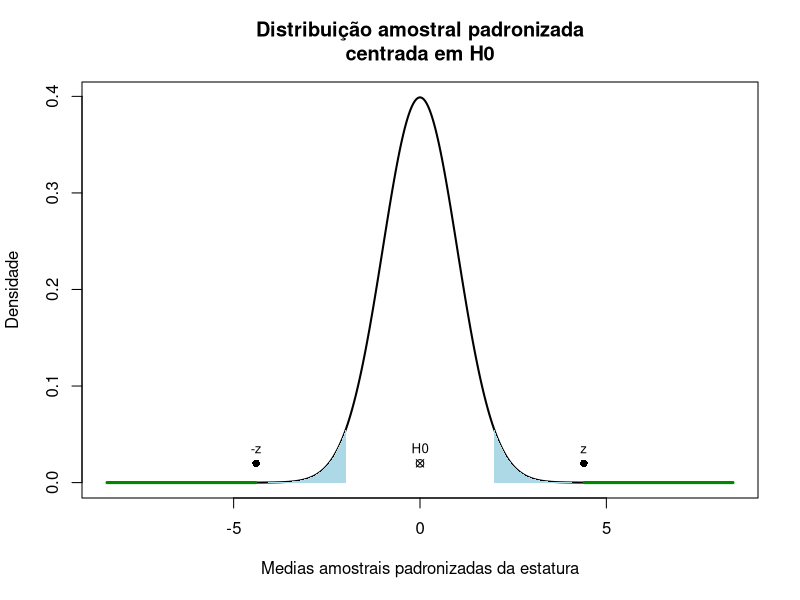

The R source for this figure:
mu <- 173
sigma <- 7
alfa <- 0.05

set.seed(3)
estatura <- rnorm(mean=176, sd=7, n=100)

# estatistica
n <- length(estatura)
media <- mean(estatura)
ep <- sigma / sqrt(n)
z <- (media-mu)/ep

# normal padronizada da populacao
range <- (max(4,abs(z)+4))
xpopp <- seq(-range, range, length.out=1000)
ypopp <- dnorm(xpopp, mean=0, sd=1)
xmin <- min(xpopp)
xmax <- max(xpopp)
ymin <- min(ypopp)
ymax <- max(ypopp)
plot(xpopp, ypopp, 
     main="Distribuição amostral padronizada\ncentrada em H0",
     xlab="Medias amostrais padronizadas da estatura",
     ylab="Densidade",
     xlim=c(xmin,xmax),
     ylim=c(ymin,ymax),
     type="l",
     lwd=2, col="black")
# hachura das caudas
z25 <- abs(qnorm(p=alfa/2, mean=0, sd=1)) # |z| em 2.5%
N95 = round(c(-z25, z25),2)
xesq <- xpopp[which(xpopp<=N95[1])]
yesq <- ypopp[which(xpopp<=N95[1])]
xesq <- c(min(xesq),xesq,max(xesq))
yesq <- c(   0     ,yesq,   0     )
polygon(xesq,yesq,border=NA,col="lightblue")
xdir <- xpopp[which(xpopp>=N95[2])]
ydir <- ypopp[which(xpopp>=N95[2])]
xdir <- c(min(xdir),xdir,max(xdir))
ydir <- c(   0     ,ydir,   0     )
polygon(xdir,ydir,border=NA,col="lightblue")
# H0
points(0,ymax/20,pch=13)
text(0,ymax/20,"H0",pos=3,cex=0.8)
# media amostral
points(z,ymax/20,pch=16)
text(z,ymax/20,"z",pos=3,cex=0.8)
points(-z,ymax/20,pch=16)
text(-z,ymax/20,"-z",pos=3,cex=0.8)

# hachura das area alem da media sob H0
xesq <- xpopp[which(xpopp<=-abs(z))]
yesq <- ypopp[which(xpopp<=-abs(z))]
lines(xesq,yesq,lwd=3,col="#008800")
xesq <- c(min(xesq),xesq,max(xesq))
yesq <- c(   0     ,yesq,   0     )
polygon(xesq,yesq,border=NA,col="#00880044")
xdir <- xpopp[which(xpopp>=abs(z))]
ydir <- ypopp[which(xpopp>=abs(z))]
lines(xdir,ydir,lwd=3,col="#008800")
xdir <- c(min(xdir),xdir,max(xdir))
ydir <- c(   0     ,ydir,   0     )
polygon(xdir,ydir,border=NA,col="#00880044")

